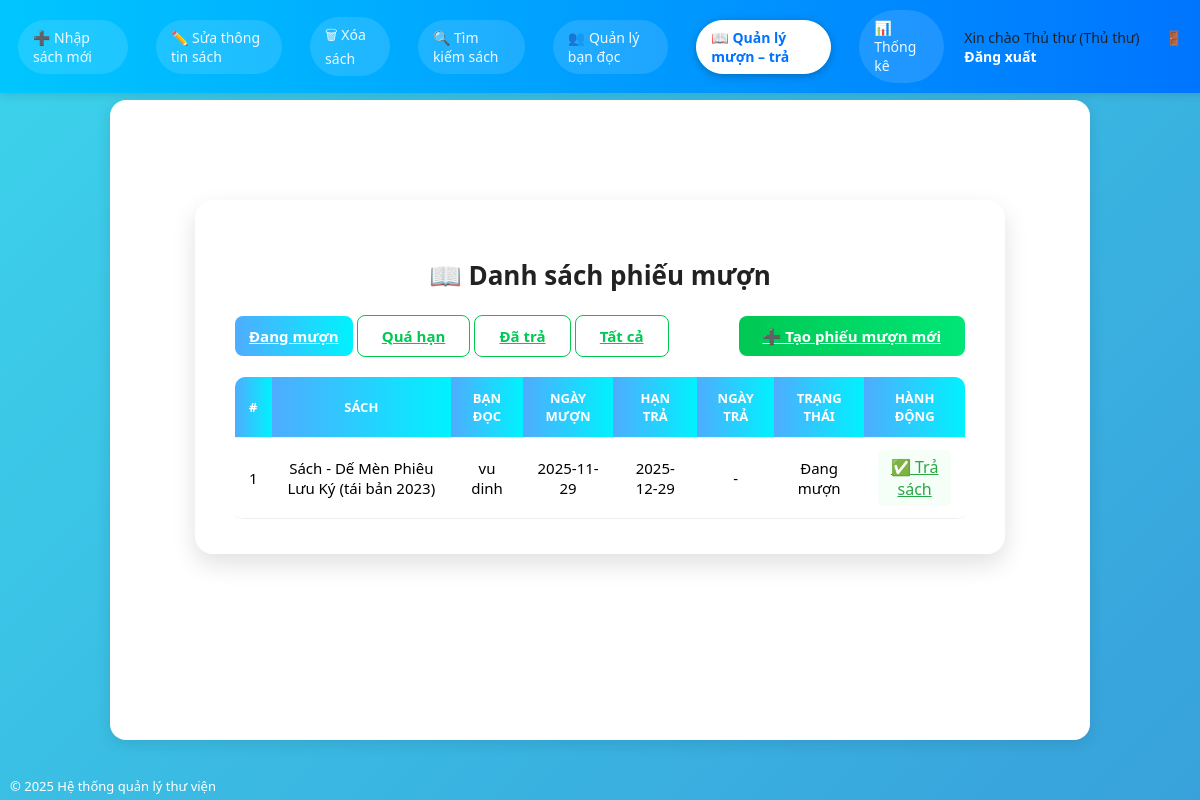
Page /QuanLyThuVien/borrow_list.php (signed in) on the committed database.
### tables this page shows
CREATE TABLE `users` (
  `id` int(11) NOT NULL,
  `username` varchar(50) NOT NULL,
  `email` varchar(100) DEFAULT NULL,
  `phone` varchar(20) DEFAULT NULL,
  `password` varchar(255) NOT NULL,
  `fullname` varchar(100) DEFAULT NULL,
  `role` enum('admin','thuthu','capthe') DEFAULT NULL,
  `status` enum('active','locked') DEFAULT 'active',
  `created_at` timestamp NOT NULL DEFAULT current_timestamp()
);

CREATE TABLE `borrow` (
  `id` int(11) NOT NULL,
  `reader_id` int(11) NOT NULL,
  `user_id` int(11) DEFAULT NULL,
  `book_id` int(11) NOT NULL,
  `borrow_date` date NOT NULL,
  `due_date` date NOT NULL,
  `return_date` date DEFAULT NULL,
  `status` enum('dang_muon','da_tra','qua_han') DEFAULT 'dang_muon',
  `fine` decimal(10,2) DEFAULT 0.00,
  `created_at` timestamp NOT NULL DEFAULT current_timestamp()
);

CREATE TABLE `books` (
  `id` int(11) NOT NULL,
  `code` varchar(50) DEFAULT NULL,
  `title` varchar(255) NOT NULL,
  `author` varchar(255) DEFAULT NULL,
  `description` text DEFAULT NULL,
  `publisher` varchar(255) DEFAULT NULL,
  `publish_year` int(11) DEFAULT NULL,
  `category_id` int(11) DEFAULT NULL,
  `quantity` int(11) DEFAULT 0,
  `location` varchar(100) DEFAULT NULL,
  `created_at` timestamp NOT NULL DEFAULT current_timestamp(),
  `cover` varchar(255) DEFAULT NULL,
  `isbn` varchar(50) DEFAULT NULL,
  `total` int(11) NOT NULL DEFAULT 0,
  `available` int(11) NOT NULL DEFAULT 0
);

CREATE TABLE `readers` (
  `id` int(11) NOT NULL,
  `name` varchar(100) NOT NULL,
  `code` varchar(50) DEFAULT NULL,
  `fullname` varchar(200) NOT NULL,
  `dob` date DEFAULT NULL,
  `phone` varchar(20) DEFAULT NULL,
  `email` varchar(100) DEFAULT NULL,
  `address` varchar(255) DEFAULT NULL,
  `created_at` timestamp NOT NULL DEFAULT current_timestamp()
);

### QuanLyThuVien/functions.php (called while the page is built, shortened)
<?php
require_once 'config.php';
function is_logged_in() {
    return isset($_SESSION['user_id']);
}
function current_user() {
    global $pdo;
    static $user = null;
    if ($user === null) {
        $stmt = $pdo->prepare("SELECT id, username, fullname, role FROM users WHERE id = ?");
        $stmt->execute([$_SESSION['user_id']]);
        $user = $stmt->fetch(PDO::FETCH_ASSOC);
    }
    return $user;
}
function require_role(array $allowedRoles) {
    $user = current_user();
}
function e($str) {
    return htmlspecialchars($str ?? '', ENT_QUOTES, 'UTF-8');
}
?>

### QuanLyThuVien/config.php (called while the page is built, shortened)
<?php
$user    = 'root';
?>

### QuanLyThuVien/dao/borrowDAO.php (called while the page is built, shortened)
<?php
class BorrowDAO
{
    private $pdo;
    public function __construct(PDO $pdo)
    {
        $this->pdo = $pdo;
    }
    public function listByStatus(string $status = 'dang_muon'): array
    {
        $sql = "
            SELECT
                br.id,
                b.title    AS book_title,
                r.fullname AS reader_name,
                br.book_id,
                br.reader_id,
                br.borrow_date,
                br.due_date,
                br.return_date,
                br.status
            FROM borrow br
            JOIN books   b ON br.book_id   = b.id
            JOIN readers r ON br.reader_id = r.id
        ";
        $params = [];
        if ($status === 'dang_muon' || $status === 'qua_han' || $status === 'da_tra') {
            $sql .= " WHERE br.status = :st";
            $params[':st'] = $status;
        }
        $sql .= " ORDER BY br.borrow_date DESC";
        $stmt = $this->pdo->prepare($sql);
        $stmt->execute($params);
        return $stmt->fetchAll(PDO::FETCH_ASSOC);
    }
}

### QuanLyThuVien/borrow_list.php (the view, shortened to what this page needs)
<?php
require_once 'functions.php';
require_role(['thuthu','admin']);
require_once __DIR__ . '/dao/BorrowDAO.php';
global $pdo;
$borrowDao = new BorrowDAO($pdo);
$status = $_GET['status'] ?? 'dang_muon';
$rows = $borrowDao->listByStatus($status);
include 'header.php';
?>
<div class="content-container">
  <h2 class="page-title">📖 Danh sách phiếu mượn</h2>
  <div class="search-bar" style="justify-content: space-between;">
    <div>
      <a href="?status=dang_muon"
         class="btn <?= $status === 'dang_muon' ? 'btn-primary' : 'btn-outline' ?>">
        Đang mượn
      </a>
      <a href="?status=qua_han"
         class="btn <?= $status === 'qua_han' ? 'btn-primary' : 'btn-outline' ?>">
        Quá hạn
      </a>
      <a href="?status=da_tra"
         class="btn <?= $status === 'da_tra' ? 'btn-primary' : 'btn-outline' ?>">
        Đã trả
      </a>
      <a href="?status=all"
         class="btn <?= $status === 'all' ? 'btn-primary' : 'btn-outline' ?>">
        Tất cả
      </a>
    </div>
    <a href="borrow.php" class="btn btn-success">➕ Tạo phiếu mượn mới</a>
  </div>
  <div class="table-wrapper">
    <table class="styled-table">
      <thead>
        <tr>
          <th>#</th>
          <th>Sách</th>
          <th>Bạn đọc</th>
          <th>Ngày mượn</th>
          <th>Hạn trả</th>
          <th>Ngày trả</th>
          <th>Trạng thái</th>
          <th>Hành động</th>
        </tr>
      </thead>
      <tbody>
      <?php if (empty($rows)): ?>
        <tr>
          <td colspan="8" class="no-data">Chưa có phiếu mượn nào.</td>
        </tr>
      <?php else: ?>
        <?php foreach ($rows as $i => $r): ?>
          <tr>
            <td><?= $i + 1 ?></td>
            <td><?= e($r['book_title']) ?></td>
            <td><?= e($r['reader_name']) ?></td>
            <td><?= e($r['borrow_date']) ?></td>
            <td><?= e($r['due_date']) ?></td>
            <td><?= e($r['return_date'] ?? '-') ?></td>
            <td>
              <?php
                if ($r['status'] === 'dang_muon') echo 'Đang mượn';
                elseif ($r['status'] === 'qua_han') echo 'Quá hạn';
                else echo 'Đã trả';
              ?>
            </td>
            <td class="actions">
              <?php if ($r['status'] !== 'da_tra'): ?>
                <a href="return_book.php?id=<?= e($r['id']) ?>"
                   class="btn-icon borrow"
                   onclick="return confirm('Xác nhận trả sách?');">
                  ✅ Trả sách
                </a>
              <?php else: ?>
                <span style="font-size: 13px; color:#777;">Đã trả</span>
              <?php endif; ?>
            </td>
          </tr>
        <?php endforeach; ?>
      <?php endif; ?>
      </tbody>
    </table>
  </div>
</div>
<?php include 'footer.php'; ?>

### QuanLyThuVien/header.php (shortened to what this page needs)
<?php
require_once 'functions.php';
$user   = current_user() ?? [];
$role   = $user['role'] ?? '';
$active = basename($_SERVER['PHP_SELF']);
?>
<!DOCTYPE html>
<html lang="vi">
<head>
    <link rel="stylesheet" href="assets/style.css?v=3">
</head>
<body>
<?php if ($role === 'thuthu'): ?>
    <div class="top-nav">
        <div class="nav-left">
            <a href="book_add.php"
               class="menu-item <?= $active === 'book_add.php' ? 'active-menu' : '' ?>">
                ➕ Nhập sách mới
            </a>
            <a href="book_edit_list.php"
               class="menu-item <?= $active === 'book_edit_list.php' ? 'active-menu' : '' ?>">
                ✏️ Sửa thông tin sách
            </a>
            <a href="book_delete_list.php"
               class="menu-item <?= $active === 'book_delete_list.php' ? 'active-menu' : '' ?>">
                🗑 Xóa sách
            </a>
            <a href="books.php"
               class="menu-item <?= $active === 'books.php' ? 'active-menu' : '' ?>">
                🔍 Tìm kiếm sách
            </a>
            <a href="readers.php"
               class="menu-item <?= $active === 'readers.php' ? 'active-menu' : '' ?>">
                👥 Quản lý bạn đọc
            </a>
            <a href="borrow_list.php"
   class="menu-item <?= $active === 'borrow_list.php' ? 'active-menu' : '' ?>">
    📖 Quản lý mượn – trả
</a>
            <a href="statistics.php"
               class="menu-item <?= $active === 'statistics.php' ? 'active-menu' : '' ?>">
                📊 Thống kê
            </a>
        </div>
        <div class="nav-right">
            Xin chào <?= e($user['fullname'] ?? '') ?> (Thủ thư)
            <a href="logout.php" class="logout-link">🚪 Đăng xuất</a>
        </div>
    </div>
<?php endif; ?>
<main>

### rows in the picture
users: fullname "Thủ thư"
borrow: book.title "Sách - Dế Mèn Phiêu Lưu Ký (tái bản 2023)", reader.fullname "vu dinh", borrow_date "2025-11-29", due_date "2025-12-29", return_date "-", status "Đang mượn"
